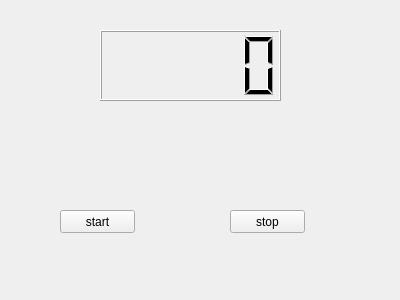
<?xml version="1.0" encoding="UTF-8"?>
<ui version="4.0">
 <class>Widget</class>
 <widget class="QWidget" name="Widget">
  <property name="geometry">
   <rect>
    <x>0</x>
    <y>0</y>
    <width>400</width>
    <height>300</height>
   </rect>
  </property>
  <property name="windowTitle">
   <string>Widget</string>
  </property>
  <widget class="QLCDNumber" name="lcdNumber">
   <property name="geometry">
    <rect>
     <x>100</x>
     <y>30</y>
     <width>181</width>
     <height>71</height>
    </rect>
   </property>
  </widget>
  <widget class="QPushButton" name="startBtn">
   <property name="geometry">
    <rect>
     <x>60</x>
     <y>210</y>
     <width>75</width>
     <height>23</height>
    </rect>
   </property>
   <property name="text">
    <string>start</string>
   </property>
  </widget>
  <widget class="QPushButton" name="stopBtn">
   <property name="geometry">
    <rect>
     <x>230</x>
     <y>210</y>
     <width>75</width>
     <height>23</height>
    </rect>
   </property>
   <property name="text">
    <string>stop</string>
   </property>
  </widget>
 </widget>
 <layoutdefault spacing="6" margin="11"/>
 <resources/>
 <connections/>
</ui>
